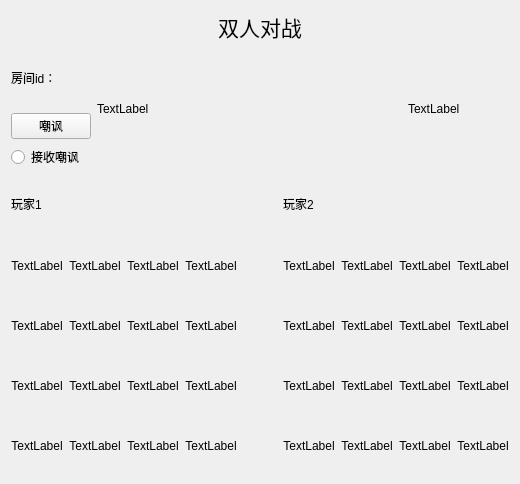
      <widget class="QWidget" name="twopage">
       <layout class="QGridLayout" name="gridLayout_8">
        <item row="0" column="0">
         <layout class="QVBoxLayout" name="verticalLayout" stretch="0,1,3">
          <item>
           <widget class="QLabel" name="pktitle">
            <property name="text">
             <string>&lt;html&gt;&lt;head/&gt;&lt;body&gt;&lt;p align=&quot;center&quot;&gt;&lt;span style=&quot; font-size:16pt;&quot;&gt;双人对战&lt;/span&gt;&lt;/p&gt;&lt;/body&gt;&lt;/html&gt;</string>
            </property>
           </widget>
          </item>
          <item>
           <layout class="QHBoxLayout" name="horizontalLayout" stretch="0,1,2,1">
            <item>
             <layout class="QVBoxLayout" name="verticalLayout_4">
              <item>
               <widget class="QLabel" name="roomIdLabel">
                <property name="text">
                 <string>房间id：</string>
                </property>
               </widget>
              </item>
              <item>
               <widget class="QPushButton" name="tauntButton">
                <property name="text">
                 <string>嘲讽</string>
                </property>
               </widget>
              </item>
              <item>
               <widget class="QRadioButton" name="betauntButton">
                <property name="text">
                 <string>接收嘲讽</string>
                </property>
               </widget>
              </item>
             </layout>
            </item>
            <item>
             <widget class="QLabel" name="tauntlabel1">
              <property name="minimumSize">
               <size>
                <width>0</width>
                <height>120</height>
               </size>
              </property>
              <property name="text">
               <string>TextLabel</string>
              </property>
             </widget>
            </item>
            <item>
             <spacer name="horizontalSpacer_3">
              <property name="orientation">
               <enum>Qt::Horizontal</enum>
              </property>
              <property name="sizeHint" stdset="0">
               <size>
                <width>40</width>
                <height>20</height>
               </size>
              </property>
             </spacer>
            </item>
            <item>
             <widget class="QLabel" name="tauntlabel2">
              <property name="minimumSize">
               <size>
                <width>0</width>
                <height>120</height>
               </size>
              </property>
              <property name="text">
               <string>TextLabel</string>
              </property>
             </widget>
            </item>
           </layout>
          </item>
          <item>
           <layout class="QHBoxLayout" name="horizontalLayout_2" stretch="3,1,3">
            <item>
             <layout class="QVBoxLayout" name="playLayout1" stretch="1,4">
              <item>
               <widget class="QLabel" name="user1_name">
                <property name="text">
                 <string>&lt;html&gt;&lt;head/&gt;&lt;body&gt;&lt;p&gt;玩家1&lt;/p&gt;&lt;/body&gt;&lt;/html&gt;</string>
                </property>
               </widget>
              </item>
              <item>
               <layout class="QGridLayout" name="gridLayout_4">
                <item row="0" column="0">
                 <widget class="QLabel" name="label_33">
                  <property name="text">
                   <string>&lt;html&gt;&lt;head/&gt;&lt;body&gt;&lt;p align=&quot;center&quot;&gt;TextLabel&lt;/p&gt;&lt;/body&gt;&lt;/html&gt;</string>
                  </property>
                 </widget>
                </item>
                <item row="0" column="3">
                 <widget class="QLabel" name="label_36">
                  <property name="text">
                   <string>&lt;html&gt;&lt;head/&gt;&lt;body&gt;&lt;p align=&quot;center&quot;&gt;TextLabel&lt;/p&gt;&lt;/body&gt;&lt;/html&gt;</string>
                  </property>
                 </widget>
                </item>
                <item row="2" column="1">
                 <widget class="QLabel" name="label_42">
                  <property name="text">
                   <string>&lt;html&gt;&lt;head/&gt;&lt;body&gt;&lt;p align=&quot;center&quot;&gt;TextLabel&lt;/p&gt;&lt;/body&gt;&lt;/html&gt;</string>
                  </property>
                 </widget>
                </item>
                <item row="3" column="2">
                 <widget class="QLabel" name="label_47">
                  <property name="text">
                   <string>&lt;html&gt;&lt;head/&gt;&lt;body&gt;&lt;p align=&quot;center&quot;&gt;TextLabel&lt;/p&gt;&lt;/body&gt;&lt;/html&gt;</string>
                  </property>
                 </widget>
                </item>
                <item row="2" column="2">
                 <widget class="QLabel" name="label_43">
                  <property name="text">
                   <string>&lt;html&gt;&lt;head/&gt;&lt;body&gt;&lt;p align=&quot;center&quot;&gt;TextLabel&lt;/p&gt;&lt;/body&gt;&lt;/html&gt;</string>
                  </property>
                 </widget>
                </item>
                <item row="3" column="3">
                 <widget class="QLabel" name="label_48">
                  <property name="text">
                   <string>&lt;html&gt;&lt;head/&gt;&lt;body&gt;&lt;p align=&quot;center&quot;&gt;TextLabel&lt;/p&gt;&lt;/body&gt;&lt;/html&gt;</string>
                  </property>
                 </widget>
                </item>
                <item row="1" column="2">
                 <widget class="QLabel" name="label_39">
                  <property name="text">
                   <string>&lt;html&gt;&lt;head/&gt;&lt;body&gt;&lt;p align=&quot;center&quot;&gt;TextLabel&lt;/p&gt;&lt;/body&gt;&lt;/html&gt;</string>
                  </property>
                 </widget>
                </item>
                <item row="0" column="2">
                 <widget class="QLabel" name="label_35">
                  <property name="text">
                   <string>&lt;html&gt;&lt;head/&gt;&lt;body&gt;&lt;p align=&quot;center&quot;&gt;TextLabel&lt;/p&gt;&lt;/body&gt;&lt;/html&gt;</string>
                  </property>
                 </widget>
                </item>
                <item row="2" column="3">
                 <widget class="QLabel" name="label_44">
                  <property name="text">
                   <string>&lt;html&gt;&lt;head/&gt;&lt;body&gt;&lt;p align=&quot;center&quot;&gt;TextLabel&lt;/p&gt;&lt;/body&gt;&lt;/html&gt;</string>
                  </property>
                 </widget>
                </item>
                <item row="1" column="3">
                 <widget class="QLabel" name="label_40">
                  <property name="text">
                   <string>&lt;html&gt;&lt;head/&gt;&lt;body&gt;&lt;p align=&quot;center&quot;&gt;TextLabel&lt;/p&gt;&lt;/body&gt;&lt;/html&gt;</string>
                  </property>
                 </widget>
                </item>
                <item row="3" column="0">
                 <widget class="QLabel" name="label_45">
                  <property name="text">
                   <string>&lt;html&gt;&lt;head/&gt;&lt;body&gt;&lt;p align=&quot;center&quot;&gt;TextLabel&lt;/p&gt;&lt;/body&gt;&lt;/html&gt;</string>
                  </property>
                 </widget>
                </item>
                <item row="1" column="1">
                 <widget class="QLabel" name="label_38">
                  <property name="text">
                   <string>&lt;html&gt;&lt;head/&gt;&lt;body&gt;&lt;p align=&quot;center&quot;&gt;TextLabel&lt;/p&gt;&lt;/body&gt;&lt;/html&gt;</string>
                  </property>
                 </widget>
                </item>
                <item row="2" column="0">
                 <widget class="QLabel" name="label_41">
                  <property name="text">
                   <string>&lt;html&gt;&lt;head/&gt;&lt;body&gt;&lt;p align=&quot;center&quot;&gt;TextLabel&lt;/p&gt;&lt;/body&gt;&lt;/html&gt;</string>
                  </property>
                 </widget>
                </item>
                <item row="0" column="1">
                 <widget class="QLabel" name="label_34">
                  <property name="text">
                   <string>&lt;html&gt;&lt;head/&gt;&lt;body&gt;&lt;p align=&quot;center&quot;&gt;TextLabel&lt;/p&gt;&lt;/body&gt;&lt;/html&gt;</string>
                  </property>
                 </widget>
                </item>
                <item row="1" column="0">
                 <widget class="QLabel" name="label_37">
                  <property name="text">
                   <string>&lt;html&gt;&lt;head/&gt;&lt;body&gt;&lt;p align=&quot;center&quot;&gt;TextLabel&lt;/p&gt;&lt;/body&gt;&lt;/html&gt;</string>
                  </property>
                 </widget>
                </item>
                <item row="3" column="1">
                 <widget class="QLabel" name="label_46">
                  <property name="text">
                   <string>&lt;html&gt;&lt;head/&gt;&lt;body&gt;&lt;p align=&quot;center&quot;&gt;TextLabel&lt;/p&gt;&lt;/body&gt;&lt;/html&gt;</string>
                  </property>
                 </widget>
                </item>
               </layout>
              </item>
             </layout>
            </item>
            <item>
             <spacer name="horizontalSpacer_4">
              <property name="orientation">
               <enum>Qt::Horizontal</enum>
              </property>
              <property name="sizeHint" stdset="0">
               <size>
                <width>40</width>
                <height>298</height>
               </size>
              </property>
             </spacer>
            </item>
            <item>
             <layout class="QVBoxLayout" name="playLayout2" stretch="1,4">
              <item>
               <widget class="QLabel" name="user2_name">
                <property name="text">
                 <string>&lt;html&gt;&lt;head/&gt;&lt;body&gt;&lt;p&gt;玩家2&lt;/p&gt;&lt;/body&gt;&lt;/html&gt;</string>
                </property>
               </widget>
              </item>
              <item>
               <layout class="QGridLayout" name="gridLayout_5">
                <item row="0" column="0">
                 <widget class="QLabel" name="label_49">
                  <property name="text">
                   <string>&lt;html&gt;&lt;head/&gt;&lt;body&gt;&lt;p align=&quot;center&quot;&gt;TextLabel&lt;/p&gt;&lt;/body&gt;&lt;/html&gt;</string>
                  </property>
                 </widget>
                </item>
                <item row="0" column="1">
                 <widget class="QLabel" name="label_50">
                  <property name="text">
                   <string>&lt;html&gt;&lt;head/&gt;&lt;body&gt;&lt;p align=&quot;center&quot;&gt;TextLabel&lt;/p&gt;&lt;/body&gt;&lt;/html&gt;</string>
                  </property>
                 </widget>
                </item>
                <item row="0" column="2">
                 <widget class="QLabel" name="label_51">
                  <property name="text">
                   <string>&lt;html&gt;&lt;head/&gt;&lt;body&gt;&lt;p align=&quot;center&quot;&gt;TextLabel&lt;/p&gt;&lt;/body&gt;&lt;/html&gt;</string>
                  </property>
                 </widget>
                </item>
                <item row="0" column="3">
                 <widget class="QLabel" name="label_52">
                  <property name="text">
                   <string>&lt;html&gt;&lt;head/&gt;&lt;body&gt;&lt;p align=&quot;center&quot;&gt;TextLabel&lt;/p&gt;&lt;/body&gt;&lt;/html&gt;</string>
                  </property>
                 </widget>
                </item>
                <item row="1" column="0">
                 <widget class="QLabel" name="label_53">
                  <property name="text">
                   <string>&lt;html&gt;&lt;head/&gt;&lt;body&gt;&lt;p align=&quot;center&quot;&gt;TextLabel&lt;/p&gt;&lt;/body&gt;&lt;/html&gt;</string>
                  </property>
                 </widget>
                </item>
                <item row="1" column="1">
                 <widget class="QLabel" name="label_54">
                  <property name="text">
                   <string>&lt;html&gt;&lt;head/&gt;&lt;body&gt;&lt;p align=&quot;center&quot;&gt;TextLabel&lt;/p&gt;&lt;/body&gt;&lt;/html&gt;</string>
                  </property>
                 </widget>
                </item>
                <item row="1" column="2">
                 <widget class="QLabel" name="label_55">
                  <property name="text">
                   <string>&lt;html&gt;&lt;head/&gt;&lt;body&gt;&lt;p align=&quot;center&quot;&gt;TextLabel&lt;/p&gt;&lt;/body&gt;&lt;/html&gt;</string>
                  </property>
                 </widget>
                </item>
                <item row="1" column="3">
                 <widget class="QLabel" name="label_56">
                  <property name="text">
                   <string>&lt;html&gt;&lt;head/&gt;&lt;body&gt;&lt;p align=&quot;center&quot;&gt;TextLabel&lt;/p&gt;&lt;/body&gt;&lt;/html&gt;</string>
                  </property>
                 </widget>
                </item>
                <item row="2" column="0">
                 <widget class="QLabel" name="label_57">
                  <property name="text">
                   <string>&lt;html&gt;&lt;head/&gt;&lt;body&gt;&lt;p align=&quot;center&quot;&gt;TextLabel&lt;/p&gt;&lt;/body&gt;&lt;/html&gt;</string>
                  </property>
                 </widget>
                </item>
                <item row="2" column="1">
                 <widget class="QLabel" name="label_58">
                  <property name="text">
                   <string>&lt;html&gt;&lt;head/&gt;&lt;body&gt;&lt;p align=&quot;center&quot;&gt;TextLabel&lt;/p&gt;&lt;/body&gt;&lt;/html&gt;</string>
                  </property>
                 </widget>
                </item>
                <item row="2" column="2">
                 <widget class="QLabel" name="label_59">
                  <property name="text">
                   <string>&lt;html&gt;&lt;head/&gt;&lt;body&gt;&lt;p align=&quot;center&quot;&gt;TextLabel&lt;/p&gt;&lt;/body&gt;&lt;/html&gt;</string>
                  </property>
                 </widget>
                </item>
                <item row="2" column="3">
                 <widget class="QLabel" name="label_60">
                  <property name="text">
                   <string>&lt;html&gt;&lt;head/&gt;&lt;body&gt;&lt;p align=&quot;center&quot;&gt;TextLabel&lt;/p&gt;&lt;/body&gt;&lt;/html&gt;</string>
                  </property>
                 </widget>
                </item>
                <item row="3" column="0">
                 <widget class="QLabel" name="label_61">
                  <property name="text">
                   <string>&lt;html&gt;&lt;head/&gt;&lt;body&gt;&lt;p align=&quot;center&quot;&gt;TextLabel&lt;/p&gt;&lt;/body&gt;&lt;/html&gt;</string>
                  </property>
                 </widget>
                </item>
                <item row="3" column="1">
                 <widget class="QLabel" name="label_62">
                  <property name="text">
                   <string>&lt;html&gt;&lt;head/&gt;&lt;body&gt;&lt;p align=&quot;center&quot;&gt;TextLabel&lt;/p&gt;&lt;/body&gt;&lt;/html&gt;</string>
                  </property>
                 </widget>
                </item>
                <item row="3" column="2">
                 <widget class="QLabel" name="label_63">
                  <property name="text">
                   <string>&lt;html&gt;&lt;head/&gt;&lt;body&gt;&lt;p align=&quot;center&quot;&gt;TextLabel&lt;/p&gt;&lt;/body&gt;&lt;/html&gt;</string>
                  </property>
                 </widget>
                </item>
                <item row="3" column="3">
                 <widget class="QLabel" name="label_64">
                  <property name="text">
                   <string>&lt;html&gt;&lt;head/&gt;&lt;body&gt;&lt;p align=&quot;center&quot;&gt;TextLabel&lt;/p&gt;&lt;/body&gt;&lt;/html&gt;</string>
                  </property>
                 </widget>
                </item>
               </layout>
              </item>
             </layout>
            </item>
           </layout>
          </item>
         </layout>
        </item>
       </layout>
      </widget>
